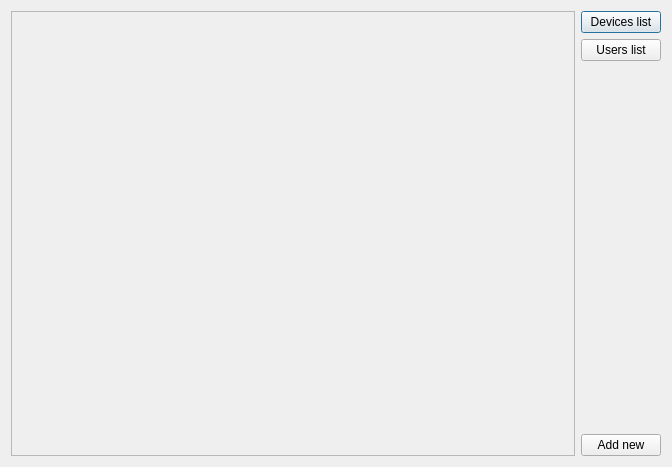
<?xml version="1.0" encoding="UTF-8"?>
<ui version="4.0">
 <class>AdminPanelWindow</class>
 <widget class="QDialog" name="AdminPanelWindow">
  <property name="geometry">
   <rect>
    <x>0</x>
    <y>0</y>
    <width>672</width>
    <height>467</height>
   </rect>
  </property>
  <property name="windowTitle">
   <string>XKOMX</string>
  </property>
  <layout class="QVBoxLayout" name="verticalLayout">
   <item>
    <layout class="QHBoxLayout" name="horizontalLayout_2">
     <item>
      <widget class="QScrollArea" name="saList">
       <property name="widgetResizable">
        <bool>true</bool>
       </property>
       <widget class="QWidget" name="scrollAreaWidgetContents">
        <property name="geometry">
         <rect>
          <x>0</x>
          <y>0</y>
          <width>561</width>
          <height>445</height>
         </rect>
        </property>
        <widget class="QWidget" name="verticalLayoutWidget_2">
         <property name="geometry">
          <rect>
           <x>60</x>
           <y>40</y>
           <width>160</width>
           <height>80</height>
          </rect>
         </property>
         <layout class="QVBoxLayout" name="vlList"/>
        </widget>
       </widget>
      </widget>
     </item>
     <item>
      <spacer name="verticalSpacer">
       <property name="orientation">
        <enum>Qt::Vertical</enum>
       </property>
       <property name="sizeHint" stdset="0">
        <size>
         <width>0</width>
         <height>40</height>
        </size>
       </property>
      </spacer>
     </item>
     <item>
      <layout class="QVBoxLayout" name="verticalLayout_2">
       <item>
        <widget class="QPushButton" name="btnDevices">
         <property name="text">
          <string>Devices list</string>
         </property>
        </widget>
       </item>
       <item>
        <widget class="QPushButton" name="btnUsers">
         <property name="text">
          <string>Users list</string>
         </property>
        </widget>
       </item>
       <item>
        <spacer name="verticalSpacer_2">
         <property name="orientation">
          <enum>Qt::Vertical</enum>
         </property>
         <property name="sizeHint" stdset="0">
          <size>
           <width>20</width>
           <height>40</height>
          </size>
         </property>
        </spacer>
       </item>
       <item>
        <widget class="QPushButton" name="btnAdd">
         <property name="text">
          <string>Add new</string>
         </property>
        </widget>
       </item>
      </layout>
     </item>
    </layout>
   </item>
  </layout>
 </widget>
 <resources/>
 <connections/>
</ui>
